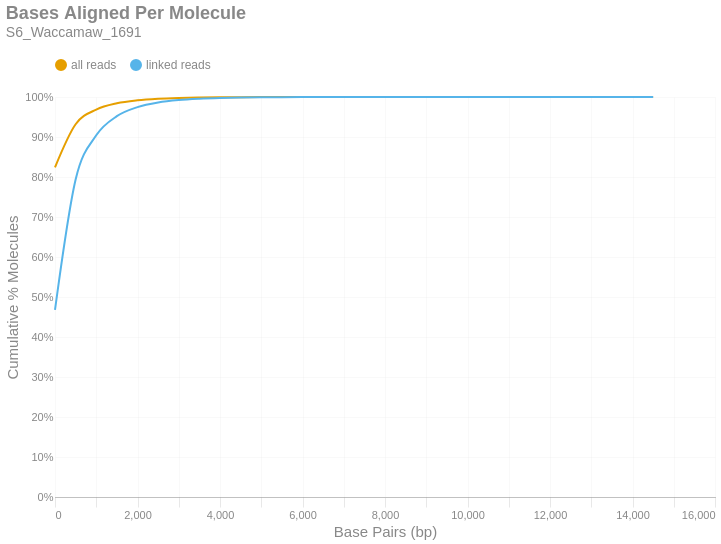

Here is the notebook cell this chart was saved with:
### Markdown cell above
### Bases Aligned Per Molecule
This is a cumulative frequency distribution showing the number of base pairs aligned per unique molecule. These data are shown in 500 bp bins. There are two distributions: one with `all reads` (yellow) and another with only `linked reads` (blue). The percent of molecules in the `linked reads` distribution is relative to the total number of linked molecules.

### Code cell
if SKIPLR:
    print_html(f"Skipped")
else:
    binned_df = consolidated_hist(valids['aligned_bp'], mask, 500, True)
    with SafeRender(binned_df):
        (
            density_plot(binned_df, 'Bases Aligned Per Molecule', samplename, 'basesper')
            .encode(
                x=alt.X('bin:Q', title="Base Pairs (bp)").axis(tickMinStep=500).scale(padding=0),
                y=alt.Y('value:Q', title='Cumulative % Molecules')
                    .axis(format='%')
                    .scale(domain = [0,1])
                    .stack(False),
                color=alt.Color("key:N").scale(domain = ["all reads", "linked reads"]),
                tooltip = [
                    alt.Tooltip("key:N", title = "Data Type"),
                    alt.Tooltip("range_label:N", title="Bases Aligned Per Molecule"),
                    alt.Tooltip("value:Q", format = ".2%", title="% Molecules (Cum.)")
                ]
            )
        ).display()

### Figure 1 — Vega-Lite specification as saved in the notebook (floating-point values rounded to 4 significant figures)
{"width": "container", "height": 400, "config": {"title": {"anchor": "start", "dy": -15, "fontSize": 18, "color": "#888888", "subtitleColor": "#888888", "subtitleFontSize": 14}, "arc": {"fill": "#0072B2"}, "axis": {"domainColor": "#888888", "domainWidth": 0.5, "gridWidth": 0.2, "grid": false, "titleFontWeight": 400, "titleFontSize": 15, "labelFontSize": 11, "labelColor": "#888888", "tickColor": "#888888", "tickWidth": 0.2, "titleColor": "#888888"}, "axisBand": {"grid": false}, "axisX": {"grid": true, "tickSize": 10, "domainCap": "round"}, "axisY": {"domain": false, "grid": true, "tickSize": 0, "domainCap": "round"}, "background": "transparent", "header": {"labelFontSize": 15, "labelColor": "#888888", "titleFontSize": 15, "titleFontWeight": 600, "titleColor": "#888888"}, "legend": {"labelFont": "sans-serif", "labelFontSize": 12, "labelColor": "#888888", "symbolSize": 100, "symbolType": "circle", "titleFontSize": 12, "titlePadding": 10, "titleColor": "#888888", "title": null, "orient": "top"}, "range": {"category": ["#E69F00", "#56B4E9", "#009E73", "#F0E442", "#0072B2", "#D55E00", "#CC79A7", "#000000"], "diverging": ["#cfe8f3", "#a2d4ec", "#73bfe2", "#46abdb", "#1696d2", "#12719e"]}, "area": {"fill": "#0072B2", "fillOpacity": 0.7, "line": true, "strokeOpacity": 0.7}, "line": {"color": "#0072B2", "stroke": "#0072B2", "strokeWidth": 2}, "trail": {"color": "#0072B2", "stroke": "#0072B2", "strokeWidth": 0, "size": 1}, "point": {"filled": true, "fillOpacity": 1.0, "size": 95}, "text": {"color": "#888888", "fontSize": 11, "align": "right", "fontWeight": 400, "size": 11}, "bar": {"fill": "#0072B2", "stroke": null}, "view": {"stroke": null, "continuousWidth": 660, "continuousHeight": 400}}, "data": {"name": "data-be0e7118cea4a8984ad627b18985b859"}, "mark": {"type": "line", "interpolate": "monotone", "point": {"opacity": 0, "size": 275}}, "encoding": {"color": {"field": "key", "scale": {"domain": ["all reads", "linked reads"]}, "type": "nominal"}, "tooltip": [{"field": "key", "title": "Data Type", "type": "nominal"}, {"field": "range_label", "title": "Bases Aligned Per Molecule", "type": "nominal"}, {"field": "value", "format": ".2%", "title": "% Molecules (Cum.)", "type": "quantitative"}], "x": {"axis": {"tickMinStep": 500}, "field": "bin", "scale": {"padding": 0}, "title": "Base Pairs (bp)", "type": "quantitative"}, "y": {"axis": {"format": "%"}, "field": "value", "scale": {"domain": [0, 1]}, "stack": false, "title": "Cumulative % Molecules", "type": "quantitative"}}, "params": [{"name": "param_c36ac31b6afebe62", "select": {"type": "point", "fields": ["key"]}, "bind": "legend"}], "title": {"text": "Bases Aligned Per Molecule", "subtitle": "S6_Waccamaw_1691"}, "transform": [{"fold": ["all reads (cumsum)", "linked reads (cumsum)"]}, {"calculate": "replace(datum.key, ' (cumsum)', '')", "as": "key"}, {"filter": {"param": "param_c36ac31b6afebe62"}}], "usermeta": {"embedOptions": {"downloadFileName": "S6_Waccamaw_1691.basesper"}}, "$schema": "https://vega.github.io/schema/vega-lite/v6.1.0.json", "datasets": {"data-be0e7118cea4a8984ad627b18985b859": [{"bin": "0.0", "interval": "0.0-500.0", "all reads": 0.8242, "linked reads": 0.4676, "all reads (cumsum)": 0.8242, "linked reads (cumsum)": 0.4676, "range_label": "0-499"}, {"bin": "500.0", "interval": "500.0-1000.0", "all reads": 0.1077, "linked reads": 0.3261, "all reads (cumsum)": 0.932, "linked reads (cumsum)": 0.7937, "range_label": "500-999"}, {"bin": "1000.0", "interval": "1000.0-1500.0", "all reads": 0.03646, "linked reads": 0.1106, "all reads (cumsum)": 0.9684, "linked reads (cumsum)": 0.9043, "range_label": "1000-1499"}, {"bin": "1500.0", "interval": "1500.0-2000.0", "all reads": 0.01575, "linked reads": 0.04778, "all reads (cumsum)": 0.9842, "linked reads (cumsum)": 0.9521, "range_label": "1500-1999"}, {"bin": "2000.0", "interval": "2000.0-2500.0", "all reads": 0.007454, "linked reads": 0.0226, "all reads (cumsum)": 0.9916, "linked reads (cumsum)": 0.9747, "range_label": "2000-2499"}, {"bin": "2500.0", "interval": "2500.0-3000.0", "all reads": 0.003833, "linked reads": 0.01163, "all reads (cumsum)": 0.9955, "linked reads (cumsum)": 0.9863, "range_label": "2500-2999"}, {"bin": "3000.0", "interval": "3000.0-3500.0", "all reads": 0.002022, "linked reads": 0.006133, "all reads (cumsum)": 0.9975, "linked reads (cumsum)": 0.9924, "range_label": "3000-3499"}, {"bin": "3500.0", "interval": "3500.0-4000.0", "all reads": 0.001065, "linked reads": 0.003231, "all reads (cumsum)": 0.9986, "linked reads (cumsum)": 0.9957, "range_label": "3500-3999"}, {"bin": "4000.0", "interval": "4000.0-4500.0", "all reads": 0.0006202, "linked reads": 0.001881, "all reads (cumsum)": 0.9992, "linked reads (cumsum)": 0.9975, "range_label": "4000-4499"}, {"bin": "4500.0", "interval": "4500.0-5000.0", "all reads": 0.0003371, "linked reads": 0.001022, "all reads (cumsum)": 0.9995, "linked reads (cumsum)": 0.9986, "range_label": "4500-4999"}, {"bin": "5000.0", "interval": "5000.0-5500.0", "all reads": 0.000194, "linked reads": 0.0005884, "all reads (cumsum)": 0.9997, "linked reads (cumsum)": 0.9991, "range_label": "5000-5499"}, {"bin": "5500.0", "interval": "5500.0-6000.0", "all reads": 0.0001126, "linked reads": 0.0003413, "all reads (cumsum)": 0.9998, "linked reads (cumsum)": 0.9995, "range_label": "5500-5999"}, {"bin": "6000.0", "interval": "6000.0-6500.0", "all reads": 6.728e-05, "linked reads": 0.000204, "all reads (cumsum)": 0.9999, "linked reads (cumsum)": 0.9997, "range_label": "6000-6499"}, {"bin": "6500.0", "interval": "6500.0-7000.0", "all reads": 3.982e-05, "linked reads": 0.0001208, "all reads (cumsum)": 0.9999, "linked reads (cumsum)": 0.9998, "range_label": "6500-6999"}, {"bin": "7000.0", "interval": "7000.0-7500.0", "all reads": 2.455e-05, "linked reads": 7.444e-05, "all reads (cumsum)": 1.0, "linked reads (cumsum)": 0.9999, "range_label": "7000-7499"}, {"bin": "7500.0", "interval": "7500.0-8000.0", "all reads": 1.164e-05, "linked reads": 3.529e-05, "all reads (cumsum)": 1.0, "linked reads (cumsum)": 0.9999, "range_label": "7500-7999"}, {"bin": "8000.0", "interval": "8000.0-8500.0", "all reads": 1.036e-05, "linked reads": 3.143e-05, "all reads (cumsum)": 1.0, "linked reads (cumsum)": 1.0, "range_label": "8000-8499"}, {"bin": "8500.0", "interval": "8500.0-9000.0", "all reads": 5.819e-06, "linked reads": 1.765e-05, "all reads (cumsum)": 1.0, "linked reads (cumsum)": 1.0, "range_label": "8500-8999"}, {"bin": "9000.0", "interval": "9000.0-9500.0", "all reads": 3.091e-06, "linked reads": 9.374e-06, "all reads (cumsum)": 1.0, "linked reads (cumsum)": 1.0, "range_label": "9000-9499"}, {"bin": "9500.0", "interval": "9500.0-10000.0", "all reads": 2.546e-06, "linked reads": 7.72e-06, "all reads (cumsum)": 1.0, "linked reads (cumsum)": 1.0, "range_label": "9500-9999"}, {"bin": "10000.0", "interval": "10000.0-10500.0", "all reads": 1.273e-06, "linked reads": 3.86e-06, "all reads (cumsum)": 1.0, "linked reads (cumsum)": 1.0, "range_label": "10000-10499"}, {"bin": "10500.0", "interval": "10500.0-11000.0", "all reads": 1.273e-06, "linked reads": 3.86e-06, "all reads (cumsum)": 1.0, "linked reads (cumsum)": 1.0, "range_label": "10500-10999"}, {"bin": "11000.0", "interval": "11000.0-11500.0", "all reads": 1.818e-07, "linked reads": 5.514e-07, "all reads (cumsum)": 1.0, "linked reads (cumsum)": 1.0, "range_label": "11000-11499"}, {"bin": "11500.0", "interval": "11500.0-12000.0", "all reads": 0.0, "linked reads": 0.0, "all reads (cumsum)": 1.0, "linked reads (cumsum)": 1.0, "range_label": "11500-11999"}, {"bin": "12000.0", "interval": "12000.0-12500.0", "all reads": 1.818e-07, "linked reads": 5.514e-07, "all reads (cumsum)": 1.0, "linked reads (cumsum)": 1.0, "range_label": "12000-12499"}, {"bin": "12500.0", "interval": "12500.0-13000.0", "all reads": 0.0, "linked reads": 0.0, "all reads (cumsum)": 1.0, "linked reads (cumsum)": 1.0, "range_label": "12500-12999"}, {"bin": "13000.0", "interval": "13000.0-13500.0", "all reads": 0.0, "linked reads": 0.0, "all reads (cumsum)": 1.0, "linked reads (cumsum)": 1.0, "range_label": "13000-13499"}, {"bin": "13500.0", "interval": "13500.0-14000.0", "all reads": 3.637e-07, "linked reads": 1.103e-06, "all reads (cumsum)": 1.0, "linked reads (cumsum)": 1.0, "range_label": "13500-13999"}, {"bin": "14000.0", "interval": "14000.0-14500.0", "all reads": 1.818e-07, "linked reads": 5.514e-07, "all reads (cumsum)": 1.0, "linked reads (cumsum)": 1.0, "range_label": "14000-14499"}, {"bin": "14500.0", "interval": "14500.0-15000.0", "all reads": 1.818e-07, "linked reads": 5.514e-07, "all reads (cumsum)": 1.0, "linked reads (cumsum)": 1.0, "range_label": "14500-14999"}]}}
